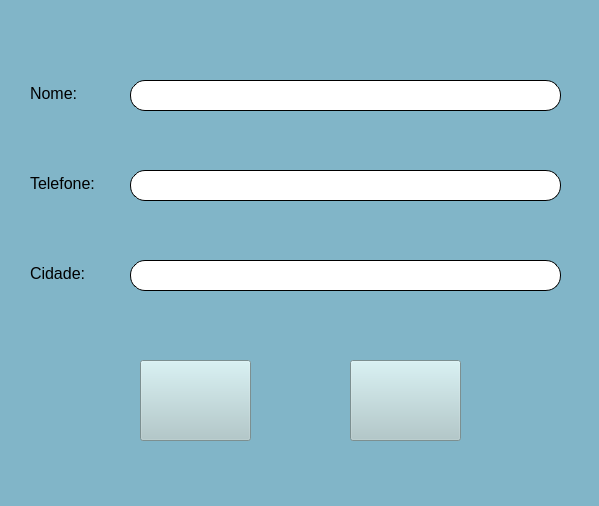
<?xml version="1.0" encoding="UTF-8"?>
<ui version="4.0">
 <class>formDadosCliente</class>
 <widget class="QWidget" name="formDadosCliente">
  <property name="geometry">
   <rect>
    <x>0</x>
    <y>0</y>
    <width>599</width>
    <height>506</height>
   </rect>
  </property>
  <property name="windowTitle">
   <string>Form</string>
  </property>
  <property name="styleSheet">
   <string notr="true">background-color: rgb(129, 181, 200);</string>
  </property>
  <widget class="QLabel" name="lb_nome">
   <property name="geometry">
    <rect>
     <x>30</x>
     <y>73</y>
     <width>59</width>
     <height>41</height>
    </rect>
   </property>
   <property name="font">
    <font>
     <pointsize>12</pointsize>
    </font>
   </property>
   <property name="text">
    <string>Nome:</string>
   </property>
  </widget>
  <widget class="QLabel" name="lb_cidade">
   <property name="geometry">
    <rect>
     <x>30</x>
     <y>253</y>
     <width>71</width>
     <height>41</height>
    </rect>
   </property>
   <property name="font">
    <font>
     <pointsize>12</pointsize>
    </font>
   </property>
   <property name="text">
    <string>Cidade:</string>
   </property>
  </widget>
  <widget class="QLineEdit" name="txt_nome">
   <property name="geometry">
    <rect>
     <x>130</x>
     <y>80</y>
     <width>431</width>
     <height>31</height>
    </rect>
   </property>
   <property name="font">
    <font>
     <pointsize>11</pointsize>
    </font>
   </property>
   <property name="styleSheet">
    <string notr="true">border-radius: 15px;
background-color: rgb(255, 255, 255);
border-style: outset;
border-color: black;
border-width: 1px</string>
   </property>
   <property name="text">
    <string/>
   </property>
  </widget>
  <widget class="QLineEdit" name="txt_telefone">
   <property name="geometry">
    <rect>
     <x>130</x>
     <y>170</y>
     <width>431</width>
     <height>31</height>
    </rect>
   </property>
   <property name="font">
    <font>
     <pointsize>11</pointsize>
    </font>
   </property>
   <property name="styleSheet">
    <string notr="true">border-radius: 15px;
background-color: rgb(255, 255, 255);
border-style: outset;
border-color: black;
border-width: 1px</string>
   </property>
   <property name="text">
    <string/>
   </property>
  </widget>
  <widget class="QLineEdit" name="txt_cidade">
   <property name="geometry">
    <rect>
     <x>130</x>
     <y>260</y>
     <width>431</width>
     <height>31</height>
    </rect>
   </property>
   <property name="font">
    <font>
     <pointsize>11</pointsize>
    </font>
   </property>
   <property name="styleSheet">
    <string notr="true">border-radius: 15px;
background-color: rgb(255, 255, 255);
border-style: outset;
border-color: black;
border-width: 1px</string>
   </property>
   <property name="text">
    <string/>
   </property>
  </widget>
  <widget class="QLabel" name="lb_telefone">
   <property name="geometry">
    <rect>
     <x>30</x>
     <y>163</y>
     <width>91</width>
     <height>41</height>
    </rect>
   </property>
   <property name="font">
    <font>
     <pointsize>12</pointsize>
    </font>
   </property>
   <property name="text">
    <string>Telefone:</string>
   </property>
  </widget>
  <widget class="QPushButton" name="bt_cadastrar">
   <property name="geometry">
    <rect>
     <x>140</x>
     <y>360</y>
     <width>111</width>
     <height>81</height>
    </rect>
   </property>
   <property name="toolTip">
    <string>&lt;html&gt;&lt;head/&gt;&lt;body&gt;&lt;p&gt;&lt;img src=&quot;:/deletar_icon/imagens/deletar.png&quot;/&gt;&lt;/p&gt;&lt;/body&gt;&lt;/html&gt;</string>
   </property>
   <property name="styleSheet">
    <string notr="true">image: url(:/confirmar/imagens/confirmar.png);
background-color: rgb(173, 200, 202);</string>
   </property>
   <property name="text">
    <string/>
   </property>
  </widget>
  <widget class="QPushButton" name="bt_cancelar">
   <property name="geometry">
    <rect>
     <x>350</x>
     <y>360</y>
     <width>111</width>
     <height>81</height>
    </rect>
   </property>
   <property name="toolTip">
    <string>&lt;html&gt;&lt;head/&gt;&lt;body&gt;&lt;p&gt;&lt;img src=&quot;:/deletar_icon/imagens/deletar.png&quot;/&gt;&lt;/p&gt;&lt;/body&gt;&lt;/html&gt;</string>
   </property>
   <property name="styleSheet">
    <string notr="true">image: url(:/cancelar/imagens/cancelar.png);
background-color: rgb(173, 200, 202);</string>
   </property>
   <property name="text">
    <string/>
   </property>
  </widget>
 </widget>
 <resources>
  <include location="confirmar.qrc"/>
  <include location="cancelar.qrc"/>
 </resources>
 <connections/>
</ui>
